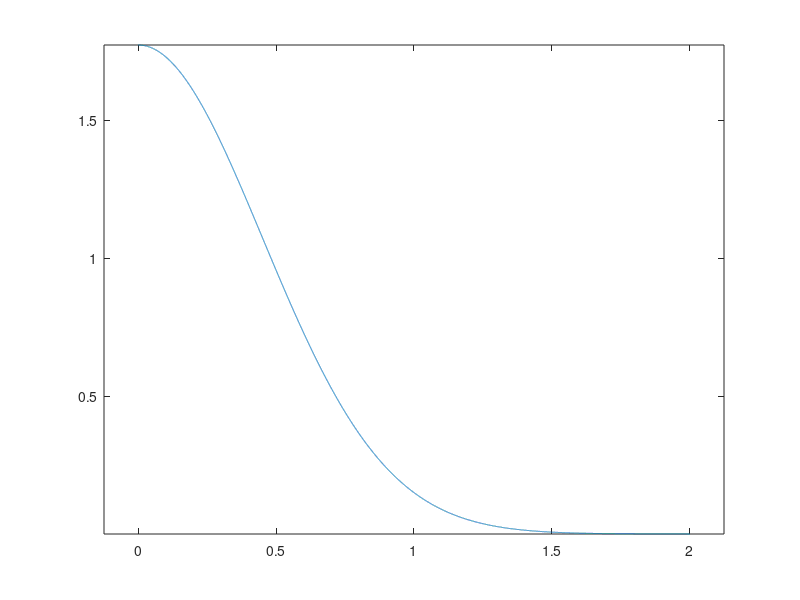

This figure's MATLAB source: (Note: this script raises an error after producing the figure.)
function test

sigma = 0.45;

% constant = 4/sqrt(2*pi)/sigma/ erf(sqrt(2)/sigma);
 constant = 2/sqrt(2*pi)/sigma/ erf(sqrt(2)/sigma);
% constant = sqrt(2*pi)*sigma/2*erf(sqrt(2)/sigma);
% constant = 1/constant;

%  1 / sqrt(2 * 3.14159265358f)/sqrt(SPMAlphaSquare)  / ( 0.5 * erff( 2.0f /sqrt(SPMAlphaSquare)/1.414213562) );
% emission =  exp( -0.5 * emission * emission/SPMAlphaSquare) * constNorm;
range = 2;
% constant = sqrt(pi*2) * sigma/2 * erf(range/sqrt(2)/sigma);
% constant = 1/constant
% x = range;
% A =  (2^(1/2)*pi^(1/2)*erf((2^(1/2)*x*(1/sigma^2)^(1/2))/2))/(2*(1/sigma^2)^(1/2));
% constant = (sqrt(pi*2) * erf((sqrt(2) * x /sigma)/2))/(2 / sigma);
% constant = (2^(1/2)*pi^(1/2)*erf((2^(1/2)*x*(1/sigma^2)^(1/2))/2))/(2*(1/sigma^2)^(1/2));
% constant = 1/constant;

numOfseg = 20000;
v = linspace( 0,range, numOfseg+1);

emission = constant * exp( -(  v ).^2/(2 * sigma * sigma) );
figure(); plot(v, emission); axis equal;

sum((emission(1:end-1) + emission(2:end)) * range/numOfseg / 2)

%  sum(emission / numOfseg)



% %  --------------------------------------------------------------------
% sym t;

% f = @(t) exp(-t^2/2/sigma/sigma);

syms x t sigma
%  f = exp( -t^2/(2*sigma*sigma) );
f = exp( -t^2/(2*sigma^2) );
A = int(f, t, 0, x);

vpa( subs(A, [sigma,x], [0.45,2]) ) 

f = subs(f, sigma, 0.45);
A_val = vpa(int(f, t, 0, 2));


